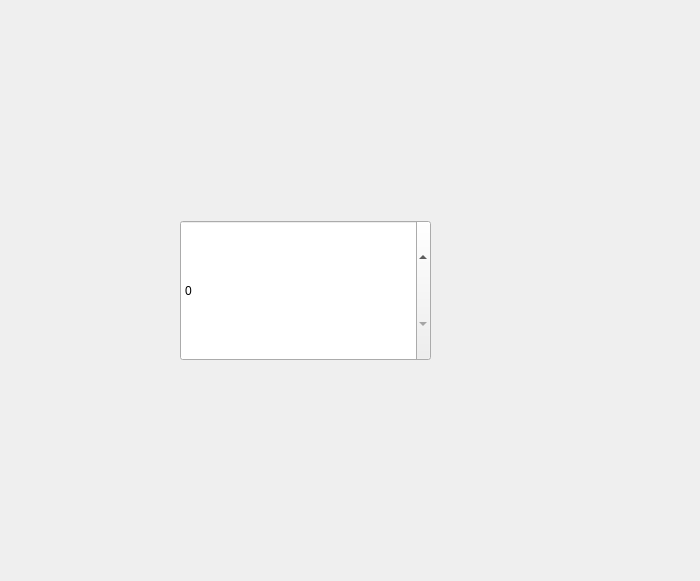
<?xml version="1.0" encoding="UTF-8"?>
<ui version="4.0">
 <class>Dialog</class>
 <widget class="QDialog" name="Dialog">
  <property name="geometry">
   <rect>
    <x>0</x>
    <y>0</y>
    <width>700</width>
    <height>581</height>
   </rect>
  </property>
  <property name="mouseTracking">
   <bool>false</bool>
  </property>
  <property name="windowTitle">
   <string>Dialog</string>
  </property>
  <property name="styleSheet">
   <string notr="true"/>
  </property>
  <property name="sizeGripEnabled">
   <bool>false</bool>
  </property>
  <widget class="QSpinBox" name="spinBox">
   <property name="geometry">
    <rect>
     <x>180</x>
     <y>220</y>
     <width>251</width>
     <height>141</height>
    </rect>
   </property>
  </widget>
 </widget>
 <resources/>
 <connections/>
</ui>
